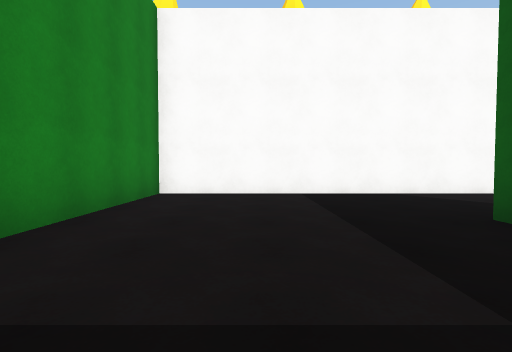
[1] (above)

18 first-person views from a walk through a scene from a Unity 3-D project. The camera is 1.2 m above the floor, tilts 2° down and sees 85° across. The floor is counted in squares, 2 m on a side. Each view is taken from the middle of a square. On the plan, view 1 faces up. The plan holds only what a view shows up to about 9 squares ahead; the rest is blank. The place goes on beyond the plan. The player character is not drawn. Some animated figures are left out. Some surface patterns are stand-ins.

[2]
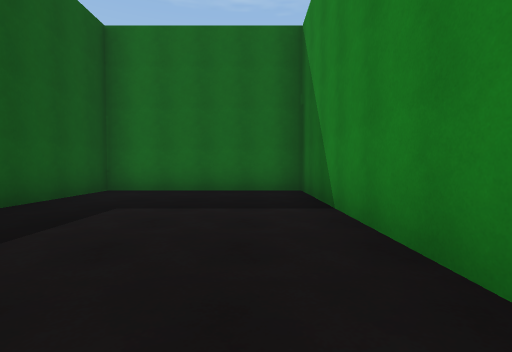

[3]
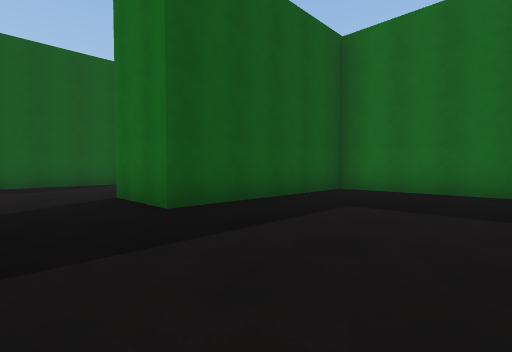

[4]
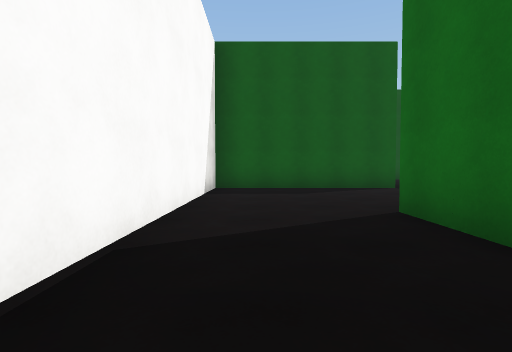

[5]
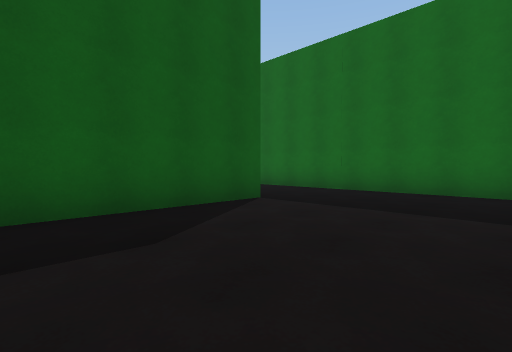

[6]
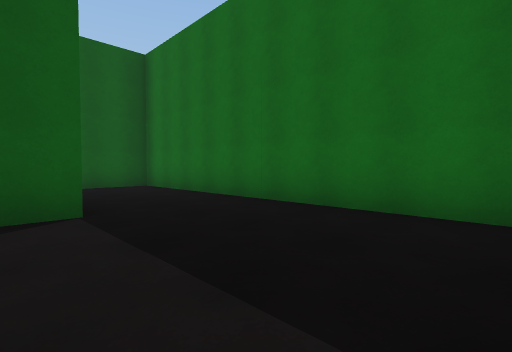

[7]
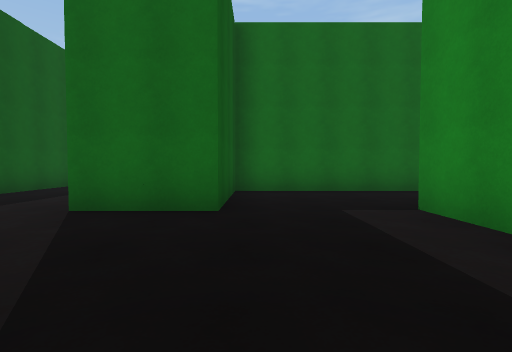

[8]
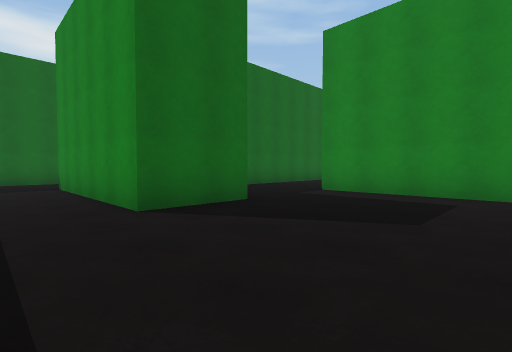

[9]
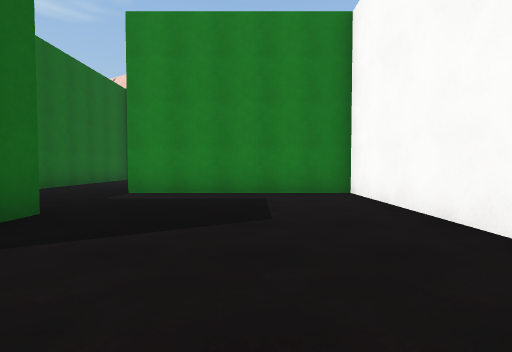

[10]
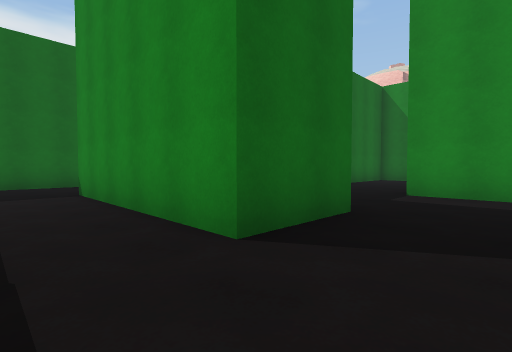

[11]
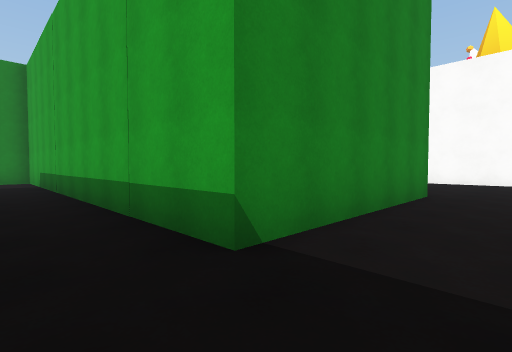

[12]
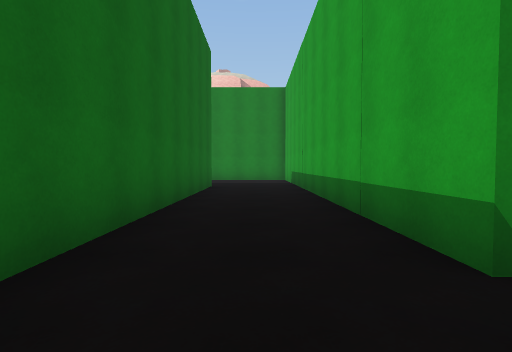

[13]
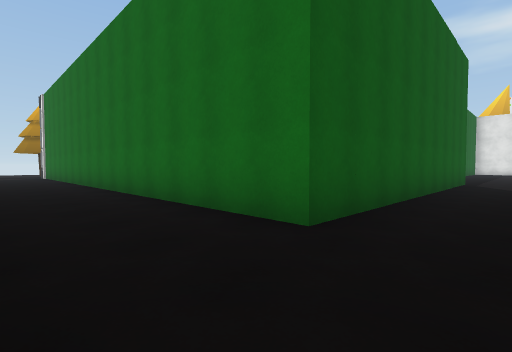

[14]
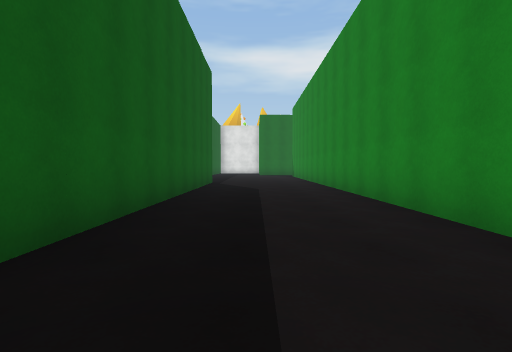

[15]
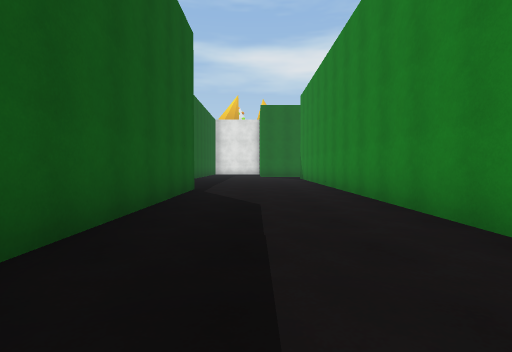

[16]
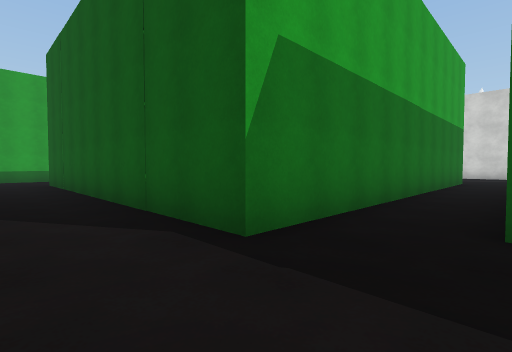

[17]
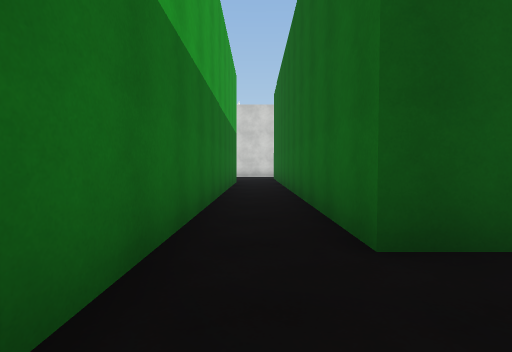

[18]
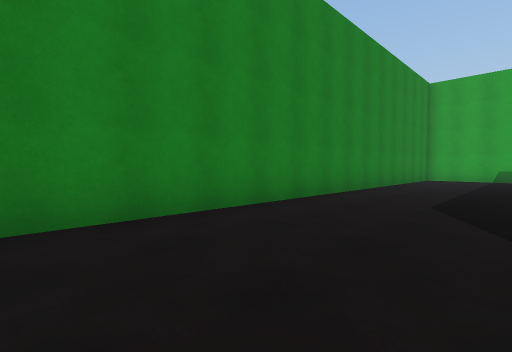

### Floor plan
Points are (right, up) in squares from view 1. A wall is a line through its corners. A room is listed if a view was taken in it or the views show most of it. See-through windows are left out.
Room 1 (views 1, 2, 3, 4)
walls: (2.4, 6.1) (-2.1, 6.1) (-2.1, -1.7) (2.7, -1.7) (2.7, 3.1)
ways out: opening at (3.5, 4.5) to room 2
Room 2 (views 5, 6, 7, 8, 9, 10)
walls: (8.6, 1.1) (8.6, 6.1) (2.4, 6.1); (16.6, 6.1) (10.7, 6.1) (10.7, 1.1); (5.1, -1.7) (13.5, -1.7) (13.5, 1.3) (15.5, 1.3) (15.5, -3.7); (2.7, 3.1) (4.8, 3.1)
ways out: opening at (3.5, 4.5) to room 1; opening at (16.5, -4) to room 3
Room 3 (views 11, 12, 13, 14, 15, 16, 17, 18)
walls: (4.8, -7.2) (4.8, -17); (9.9, -17.5) (9.9, -16.8) (16.8, -16.8); (15.5, -3.7) (5.5, -3.7); (17.5, -15.3) (8.6, -15.3) (8.6, -6.3) (17.5, -6.3)
ways out: opening at (16.5, -4) to room 2

Positions as (right, up) in squares from view 1, and headings:
1: (0, 0), facing up
2: (-1, 5), facing down
3: (-1, 5), facing down-right
4: (1, 5), facing right
5: (5, 5), facing down-right
6: (5, 2), facing down-right
7: (13, 5), facing down
8: (17, 5), facing down-left
9: (17, 4), facing left
10: (17, 3), facing down-left
11: (17, -5), facing up-left
12: (17, -5), facing left
13: (7, -4), facing down-right
14: (7, -5), facing down
15: (7, -8), facing down
16: (7, -17), facing up-right
17: (8, -16), facing right
18: (8, -17), facing up-left
